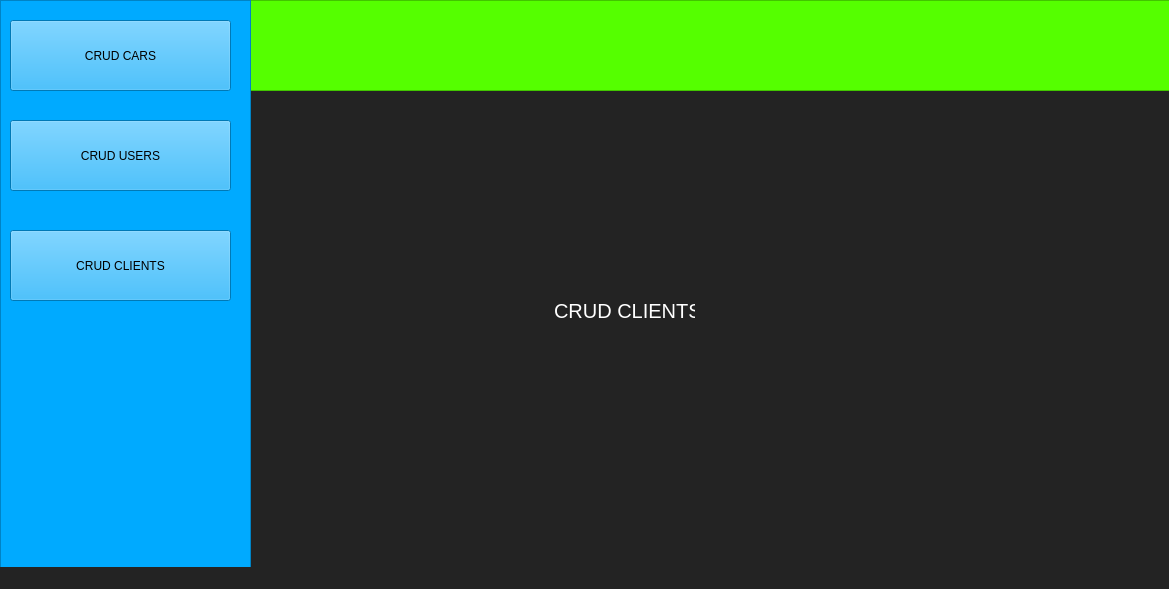
<?xml version="1.0" encoding="UTF-8"?>
<ui version="4.0">
 <class>MainWindow</class>
 <widget class="QMainWindow" name="MainWindow">
  <property name="geometry">
   <rect>
    <x>0</x>
    <y>0</y>
    <width>1169</width>
    <height>589</height>
   </rect>
  </property>
  <property name="windowTitle">
   <string>MainWindow</string>
  </property>
  <property name="styleSheet">
   <string notr="true">background-color: rgb(35, 35, 35);</string>
  </property>
  <widget class="QWidget" name="centralwidget">
   <widget class="QFrame" name="panelContent">
    <property name="geometry">
     <rect>
      <x>260</x>
      <y>100</y>
      <width>911</width>
      <height>431</height>
     </rect>
    </property>
    <property name="frameShape">
     <enum>QFrame::StyledPanel</enum>
    </property>
    <property name="frameShadow">
     <enum>QFrame::Raised</enum>
    </property>
    <widget class="QStackedWidget" name="stackedWidget">
     <property name="geometry">
      <rect>
       <x>0</x>
       <y>0</y>
       <width>911</width>
       <height>431</height>
      </rect>
     </property>
     <property name="currentIndex">
      <number>2</number>
     </property>
     <widget class="QWidget" name="page_crud_cars">
      <widget class="QLabel" name="label">
       <property name="geometry">
        <rect>
         <x>270</x>
         <y>160</y>
         <width>161</width>
         <height>71</height>
        </rect>
       </property>
       <property name="styleSheet">
        <string notr="true">color: white;
font-size: 20px;</string>
       </property>
       <property name="text">
        <string>CRUD CARS</string>
       </property>
      </widget>
     </widget>
     <widget class="QWidget" name="page_crud_users">
      <widget class="QLabel" name="label_2">
       <property name="geometry">
        <rect>
         <x>254</x>
         <y>150</y>
         <width>141</width>
         <height>121</height>
        </rect>
       </property>
       <property name="styleSheet">
        <string notr="true">color: white;
font-size: 20px;</string>
       </property>
       <property name="text">
        <string>crud users</string>
       </property>
      </widget>
     </widget>
     <widget class="QWidget" name="page_crud_clients">
      <widget class="QLabel" name="label_3">
       <property name="geometry">
        <rect>
         <x>294</x>
         <y>170</y>
         <width>141</width>
         <height>81</height>
        </rect>
       </property>
       <property name="styleSheet">
        <string notr="true">color: white;
font-size: 20px;</string>
       </property>
       <property name="text">
        <string>CRUD CLIENTS</string>
       </property>
      </widget>
     </widget>
    </widget>
   </widget>
   <widget class="QFrame" name="panelTop">
    <property name="geometry">
     <rect>
      <x>250</x>
      <y>0</y>
      <width>921</width>
      <height>91</height>
     </rect>
    </property>
    <property name="styleSheet">
     <string notr="true">background-color: rgb(85, 255, 0);</string>
    </property>
    <property name="frameShape">
     <enum>QFrame::StyledPanel</enum>
    </property>
    <property name="frameShadow">
     <enum>QFrame::Raised</enum>
    </property>
   </widget>
   <widget class="QFrame" name="leftPanel">
    <property name="geometry">
     <rect>
      <x>0</x>
      <y>0</y>
      <width>251</width>
      <height>591</height>
     </rect>
    </property>
    <property name="styleSheet">
     <string notr="true">background-color: rgb(0, 170, 255);</string>
    </property>
    <property name="frameShape">
     <enum>QFrame::StyledPanel</enum>
    </property>
    <property name="frameShadow">
     <enum>QFrame::Raised</enum>
    </property>
    <widget class="QPushButton" name="btnCrud_cars">
     <property name="geometry">
      <rect>
       <x>10</x>
       <y>20</y>
       <width>221</width>
       <height>71</height>
      </rect>
     </property>
     <property name="text">
      <string>CRUD CARS</string>
     </property>
    </widget>
    <widget class="QPushButton" name="btnCrud_users">
     <property name="geometry">
      <rect>
       <x>10</x>
       <y>120</y>
       <width>221</width>
       <height>71</height>
      </rect>
     </property>
     <property name="text">
      <string>CRUD USERS</string>
     </property>
    </widget>
    <widget class="QPushButton" name="btnCrud_clients">
     <property name="geometry">
      <rect>
       <x>10</x>
       <y>230</y>
       <width>221</width>
       <height>71</height>
      </rect>
     </property>
     <property name="text">
      <string>CRUD CLIENTS</string>
     </property>
    </widget>
   </widget>
  </widget>
  <widget class="QMenuBar" name="menubar">
   <property name="geometry">
    <rect>
     <x>0</x>
     <y>0</y>
     <width>1169</width>
     <height>26</height>
    </rect>
   </property>
  </widget>
  <widget class="QStatusBar" name="statusbar"/>
 </widget>
 <resources/>
 <connections/>
</ui>
